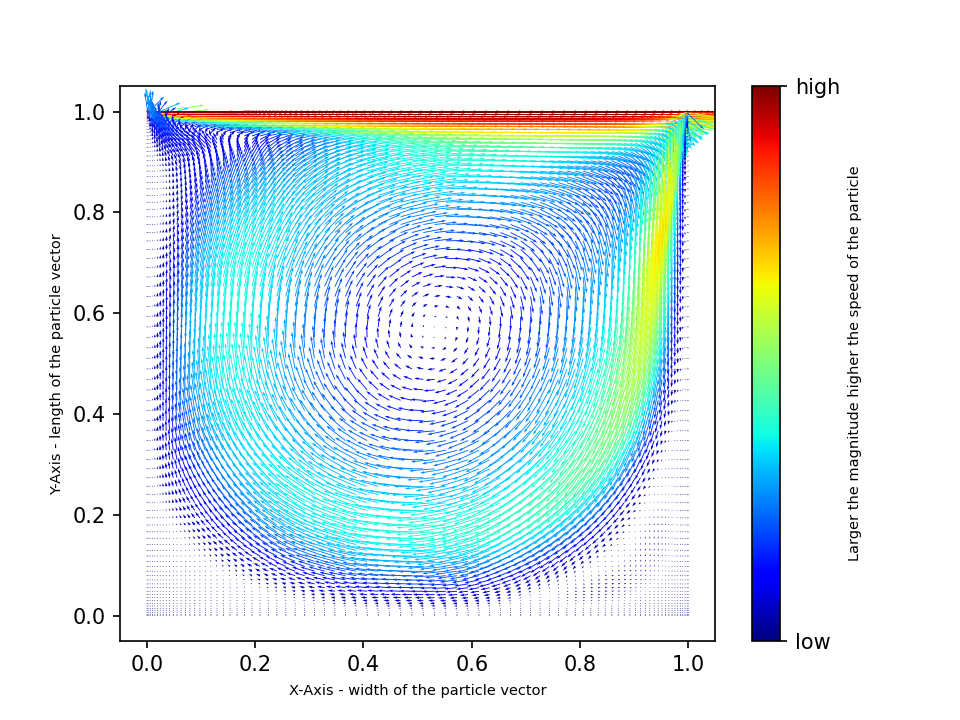

Source code (Python):
__author__ = "Nihal Yadalam Murali Kumar"
__matriculation_number__ = "6873339"
__email_id__ = "nihal.yadalammurali@gmail.com"

import matplotlib.pyplot as plt
import numpy as np
import matplotlib as mpl
mpl.rcParams['figure.dpi'] = 150
myArr = []
x = []
y = []
z = []
u = []
v = []
w = []

f = open("field2.irreg.txt", "r")

myArr = f.readlines()

# header data
Header = myArr[0:6]
print(Header)

# discard header data
del myArr[0:6]

# adding individual fields of a record to vector lists
for elements in myArr:
    element = elements.split()
    x.append(float(element[0]))
    y.append(float(element[1]))
    z.append(float(element[2]))
    u.append(float(element[3]))
    v.append(float(element[4]))
    w.append(float(element[5]))


speed = np.hypot(u, v)
q = plt.quiver(x, y, u, v, speed, width=0.0015, scale=1.5, scale_units='inches', cmap='jet')
plt.xlabel('X-Axis - width of the particle vector', fontsize=7)
plt.ylabel('Y-Axis - length of the particle vector', fontsize=7)
color_bar = plt.colorbar()
color_bar.set_ticks([0, 1])
color_bar.set_ticklabels(["low", "high"])
color_bar.ax.set_ylabel('Larger the magnitude higher the speed of the particle', fontsize=7)
plt.savefig('FlowData.png')
plt.show()
